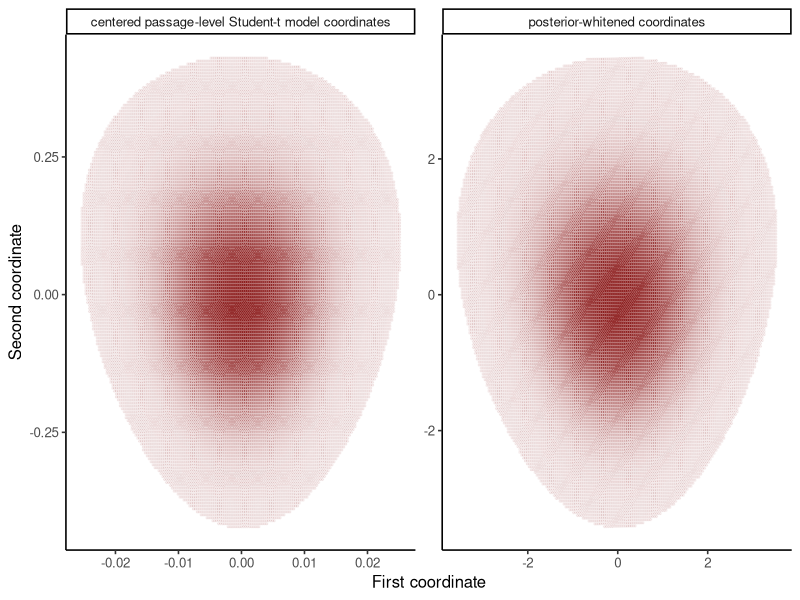

This chart was generated by the following R code:
## ---- chunk 1
#| label: provo-mass-matrix-geometry
#| code-fold: true
library(ggplot2)

provo <- read.csv("data/provo/passage-summaries.csv", stringsAsFactors = FALSE)
y <- provo$noun_minus_verb_log_ffd
nu <- 4
prior_scale <- 2 * sd(y)
log_sum_exp <- function(x) { m <- max(x); m + log(sum(exp(x - m))) }
log_target <- function(parameter_pair) {
  mu <- parameter_pair[1]; sigma <- exp(parameter_pair[2])
  sum(dt((y - mu) / sigma, df = nu, log = TRUE) - log(sigma)) +
    dnorm(mu, 0, prior_scale, log = TRUE) +
    log(2) + dnorm(sigma, 0, prior_scale, log = TRUE) + parameter_pair[2]
}
mode_fit <- optim(c(median(y), log(mad(y))),
                  function(parameter_pair) -log_target(parameter_pair), method = "BFGS",
                  hessian = TRUE,
                  control = list(reltol = 1e-12, maxit = 1000L))
local_sd <- sqrt(diag(solve(mode_fit$hessian)))
grid <- expand.grid(
  mu = seq(mode_fit$par[1] - 7 * local_sd[1],
           mode_fit$par[1] + 7 * local_sd[1], length.out = 321L),
  log_sigma = seq(mode_fit$par[2] - 7 * local_sd[2],
                  mode_fit$par[2] + 7 * local_sd[2], length.out = 321L)
)
grid$log_kernel <- apply(grid, 1, log_target)
grid$weight <- exp(grid$log_kernel - log_sum_exp(grid$log_kernel))
grid_values <- as.matrix(grid[, c("mu", "log_sigma")])
grid_mean <- colSums(grid_values * grid$weight)
centered <- sweep(grid_values, 2, grid_mean, "-")
covariance <- crossprod(centered * sqrt(grid$weight))
whitening <- solve(t(chol(covariance)))
white <- t(whitening %*% t(centered))
white_covariance <- crossprod(white * sqrt(grid$weight))

geometry <- rbind(
  data.frame(coordinates = "mu, log_sigma",
             variance_1 = covariance[1, 1],
             variance_2 = covariance[2, 2],
             correlation = cov2cor(covariance)[1, 2]),
  data.frame(coordinates = "posterior-whitened",
             variance_1 = white_covariance[1, 1],
             variance_2 = white_covariance[2, 2],
             correlation = cov2cor(white_covariance)[1, 2])
)
stopifnot(length(y) == 55L, all(eigen(covariance)$values > 0))
geometry
## ---- chunk 2
#| label: plot-provo-whitened-geometry
#| fig-cap: "Posterior grid cells before and after dense whitening. Point darkness represents normalized posterior mass."
display <- rbind(
  data.frame(x = centered[, 1], y = centered[, 2], weight = grid$weight,
             coordinates = "centered passage-level Student-t model coordinates"),
  data.frame(x = white[, 1], y = white[, 2], weight = grid$weight,
             coordinates = "posterior-whitened coordinates")
)
display <- subset(display, weight >= quantile(weight, .80))

ggplot(display, aes(x, y, alpha = weight)) +
  geom_point(color = "#8B1A1A", size = .45) +
  facet_wrap(~coordinates, scales = "free") +
  scale_alpha(range = c(.06, .7), guide = "none") +
  labs(x = "First coordinate", y = "Second coordinate") +
  theme_classic(base_size = 12)
